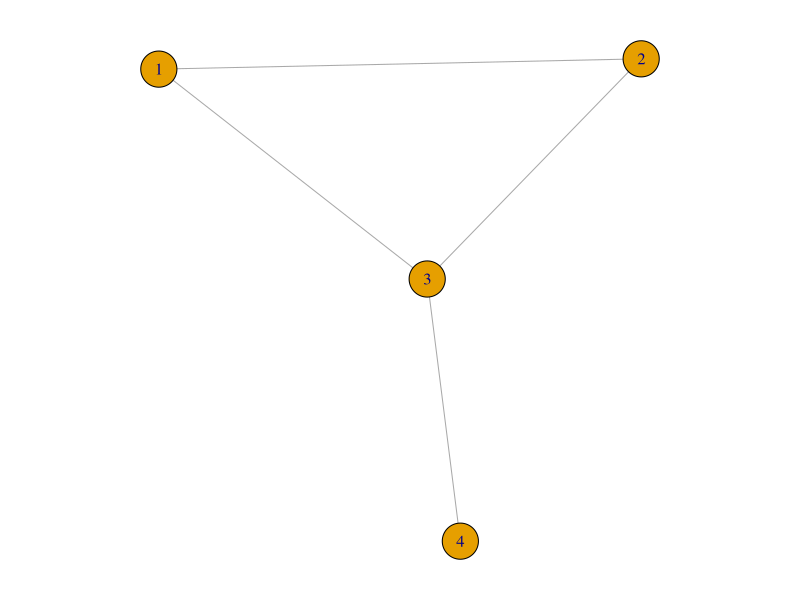
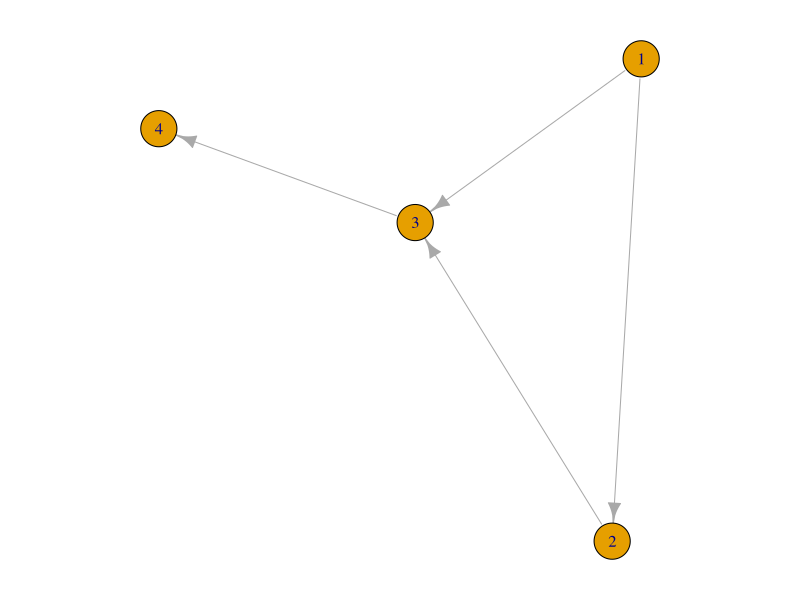
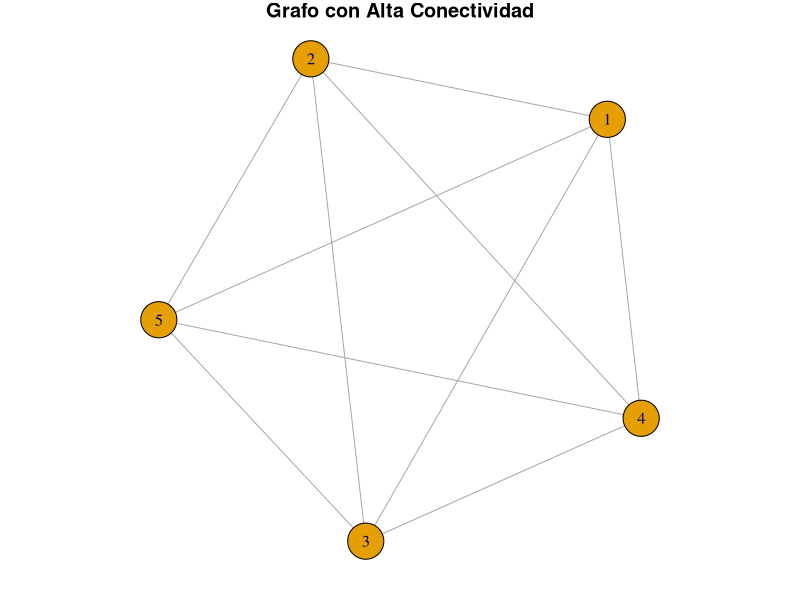
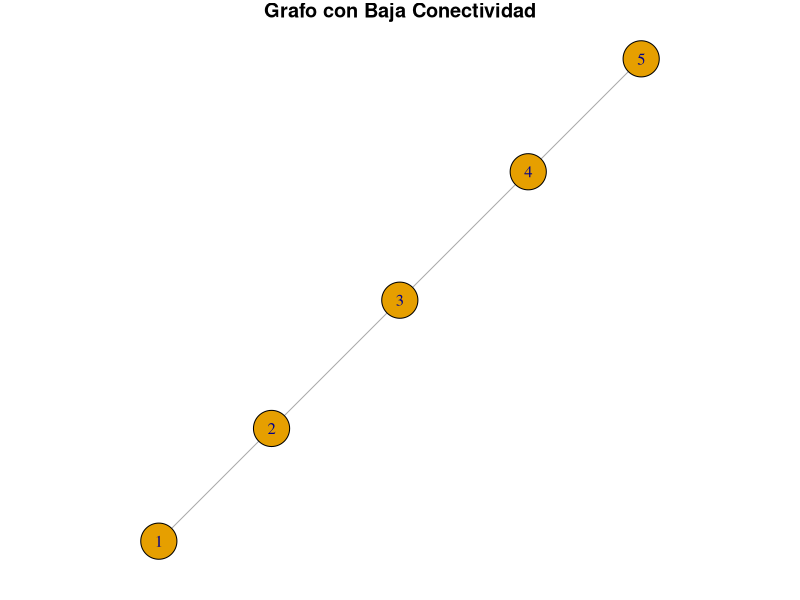
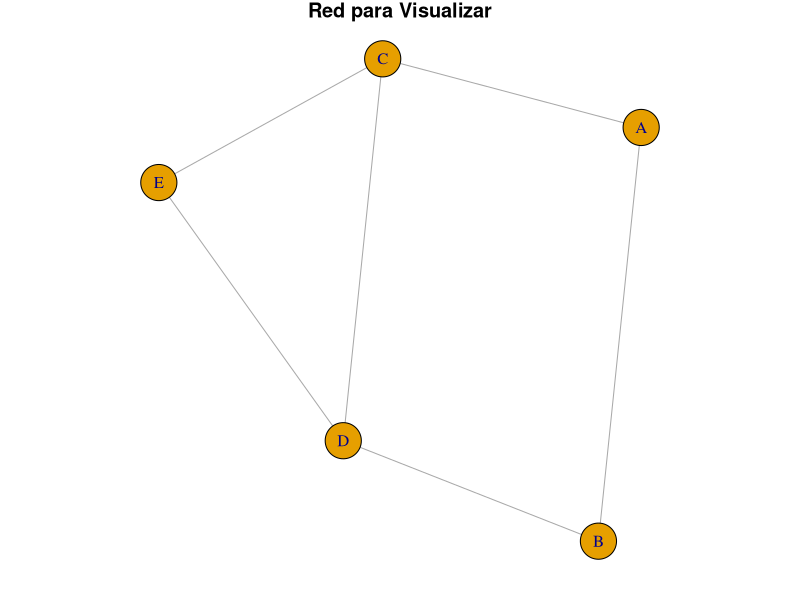

Here is the R script that generated these plots, in order: (Note: this script raises an error after producing the figures.)
## ---- chunk 1
# Instalación del paquete igraph
if (!requireNamespace("igraph", quietly = TRUE)) {
  install.packages("igraph")
}
library(igraph)
## ---- chunk 2
par(mar = c(1, 1, 1, 1))
g1 <- make_graph(edges = c(1, 2, 1, 3, 2, 3, 3, 4), n = 4, directed = FALSE)
plot(g1)
## ---- chunk 3
g2 <- make_graph(edges = c(1, 2, 1, 3, 2, 3, 3, 4), n = 4, directed = TRUE)
par(mar = c(1, 1, 1, 1))
plot(g2)
## ---- chunk 4
# Grafo completo de 5 nodos (alta conectividad)
g_high <- make_full_graph(5)
plot(g_high, main = "Grafo con Alta Conectividad")

# Verificamos la conectividad de nodos y aristas
cat("Conectividad de nodos (g_high):", vertex_connectivity(g_high), "\n")
cat("Conectividad de aristas (g_high):", edge_connectivity(g_high), "\n")
cat("¿Es conexo (g_high)?", is_connected(g_high), "\n")
## ---- chunk 5
# Grafo lineal de 5 nodos (baja conectividad)
g_low <- make_graph(edges = c(1, 2, 2, 3, 3, 4, 4, 5), n = 5, directed = FALSE)
plot(g_low, main = "Grafo con Baja Conectividad")

# Verificamos la conectividad de nodos y aristas
cat("Conectividad de nodos (g_low):", vertex_connectivity(g_low), "\n")
cat("Conectividad de aristas (g_low):", edge_connectivity(g_low), "\n")
cat("¿Es conexo (g_low)?", is_connected(g_low), "\n")
## ---- chunk 6
# Crear un grafo con 5 nodos y 6 aristas
g_vis_examples <- make_graph(c("A", "B", "A", "C", "B", "D", "C", "D", "C", "E", "D", "E"), directed = FALSE)

# Visualizar la red básica
plot(g_vis_examples, vertex.label = V(g_vis_examples)$name, main = "Red para Visualizar")
## ---- chunk 7
# Convertir el grafo en data.frame con formato "from-to"

# Convertir el grafo en una matriz de adyacencia
adjacency_matrix <- as.matrix(as_adjacency_matrix(g_vis_examples))

# Mostrar la matriz de adyacencia
adjacency_matrix

## ---- chunk 8
# Instala el paquete si aún no está instalado
if (!requireNamespace("Matrix", quietly = TRUE)) {
  install.packages("Matrix")
}
# Cargar el paquete Matrix
library(Matrix)

# Crear una matriz dispersa
# Definimos una matriz de 5x5 con solo algunos enlaces
adj_matrix <- Matrix(c(0, 1, 0, 0, 1,
                       1, 0, 1, 0, 0,
                       0, 1, 0, 1, 0,
                       0, 0, 1, 0, 1,
                       1, 0, 0, 1, 0), 
                     nrow = 5, ncol = 5, sparse = TRUE)

# Mostrar la matriz dispersa
print(adj_matrix)

# igraph ahora usa matrices sparse por definicion:
print(as_adjacency_matrix(g_vis_examples))
## ---- chunk 9
# Cargar el paquete Matrix
library(Matrix)

# Crear una matriz de adyacencia 20000x20000 en base R (estimada no. genes en genoma humano segun un articulo famoso)
# Han estimado 650000 interacciones entre estos genes
set.seed(42)
dense_matrix <- matrix(0, nrow = 20000, ncol = 20000)
positions <- sample(1:(1000*1000), size = 650000)  # Solo 650000 conexiones
dense_matrix[positions] <- 1

# Mostrar el tamaño en memoria de la matriz densa
dense_matrix_size <- object.size(dense_matrix)
print(paste("Tamaño de la matriz densa:", format(dense_matrix_size, units = "auto")))

# Convertir la matriz densa a una matriz dispersa
sparse_matrix <- as(dense_matrix, "sparseMatrix")

# Mostrar el tamaño en memoria de la matriz dispersa
sparse_matrix_size <- object.size(sparse_matrix)
print(paste("Tamaño de la matriz dispersa:", format(sparse_matrix_size, units = "auto")))

## ---- chunk 10
plot(g_vis_examples, vertex.color = c("red", "green", "blue", "orange", "purple"), vertex.label = V(g_vis_examples)$name, main = "Colores de Nodos Diferentes")
## ---- chunk 11
vertex_sizes <- degree(g_vis_examples) * 5
plot(g_vis_examples, vertex.size = vertex_sizes, vertex.label = V(g_vis_examples)$name, main = "Tamaño de Nodos Basado en Grado")
## ---- chunk 12
plot(g_vis_examples, edge.lty = "dotted", vertex.label = V(g_vis_examples)$name, main = "Aristas Dotted")
## ---- chunk 13
plot(g_vis_examples, edge.color = "purple", vertex.label = V(g_vis_examples)$name, main = "Colores de Aristas Diferentes")
## ---- chunk 14
plot(g_vis_examples, layout = layout_in_circle, vertex.label = V(g_vis_examples)$name, main = "Estructura Circular")

# No se ver muy bien - vamos a ver mejro
# Crear un grafo aleatorio con 20 nodos y un número específico de aristas
set.seed(1)
g_20 <- sample_gnp(20, p = 0.2)  # Generar una red aleatoria

# Visualizar la red en un layout circular
plot(g_20, layout = layout_in_circle, vertex.label = V(g_20)$name, 
     vertex.color = "lightblue", edge.color = "gray", main = "Red Circular con 20 Nodos")


## ---- chunk 15
plot(g_vis_examples, layout = layout_on_grid, vertex.label = V(g_vis_examples)$name, main = "Estructura de Grid")

plot(g_20, layout = layout_on_grid, vertex.label = V(g_20)$name, 
     vertex.color = "lightgreen", edge.color = "gray", main = "Red Grid con 20 Nodos")

## ---- chunk 16

# Calcular el grado para cada nodo
degree_values <- degree(g_20)
# Normalizar los valores del grado para que estén entre 0 y 1
degree_normalized <- (degree_values - min(degree_values)) / (max(degree_values) - min(degree_values))
# Asignar colores según el grado
# Usaremos un gradiente de colores de azul (bajo grado) a rojo (alto grado)
node_colors <- colorRampPalette(c("blue", "red"))(length(degree_normalized))[rank(degree_normalized)]
# Graficar el grafo
plot(g_20, vertex.color = node_colors, main = "Grafo con Nodos Coloreados por Grado")

## ---- chunk 17
set.seed(42) # Para reproducibilidad
plot(g_vis_examples, vertex.label = V(g_vis_examples)$name, vertex.size = 10, edge.curved = 0.2, main = "Curved edges")
## ---- chunk 18
set.seed(42) # Para reproducibilidad
plot(g_vis_examples, layout = layout_randomly, vertex.label = V(g_vis_examples)$name, main = "Colocación Aleatoria")
## ---- chunk 19
# Crear un grafo de isla
set.seed(42)
g <- sample_islands(3, 10, 5/10, 1)
plot(g, vertex.label=V(g)$name, main="Grafo de Isla")
## ---- chunk 20
# Grafo Erdős-Rényi
g_er <- sample_gnp(100, p = 0.05)
plot(g_er, vertex.size=5, main="Grafo Erdős-Rényi")
## ---- chunk 21
# Grafo Barabási-Albert
g_ba <- sample_pa(100)
plot(g_ba, vertex.size=5, main="Grafo Barabási-Albert")
## ---- chunk 22
# Personalización de redes en igraph

# Grafo de ejemplo
g <- sample_gnp(20, p = 0.1)

# Personalizar atributos de nodos
V(g)$color <- ifelse(degree(g) > 2, "red", "blue")  # Color por grado
V(g)$size <- degree(g) * 3  # Tamaño de nodo proporcional al grado
V(g)$label <- paste0("Node:", V(g))  # Etiquetas de nodos

# Personalizar atributos de aristas
E(g)$color <- "gray"  # Color de aristas
E(g)$width <- 2  # Ancho de aristas

# Graficar el grafo personalizado
plot(g, vertex.label=V(g)$label, edge.arrow.size=0.5, 
     main="Grafo Personalizado: Atributos de Nodos y Aristas")
## ---- chunk 23

# Crear una red aleatoria
set.seed(42)
g_clustering <- sample_gnp(n = 15, p = 0.15, directed = FALSE)

# Calcular el coeficiente de clustering por nodo
vertex_clustering <- transitivity(g_clustering, type = "local")
V(g_clustering)$color <- ifelse(vertex_clustering > 0, "red", "lightblue")

# Visualizar la red con coeficiente de clustering - si los vecinos estan conectadas, se visualiza en rojo!
set.seed(321)
plot(g_clustering, vertex.size = 5, vertex.label = NA, main = "Coeficiente de Clustering Local")
## ---- chunk 24
library(igraph)
set.seed(333)
# High Global Clustering Coefficient - Small-World Network
g_high_clustering <- sample_smallworld(dim = 1, size = 30, nei = 3, p = 0.05)
global_clustering_high <- transitivity(g_high_clustering, type = "global")
cat("Global Clustering Coefficient (High):", global_clustering_high, "\n")

# Low Global Clustering Coefficient - Random Network
g_low_clustering <- sample_gnp(30, p = 0.05, directed = FALSE)
global_clustering_low <- transitivity(g_low_clustering, type = "global")
cat("Global Clustering Coefficient (Low):", global_clustering_low, "\n")

# Plotting both networks
par(mfrow = c(1, 2))
plot(g_high_clustering, main = paste("High Clustering (Coeff:", round(global_clustering_high, 2), ")"),
     vertex.size = 8, vertex.label = NA, edge.color = "dodgerblue")
plot(g_low_clustering, main = paste("Low Clustering (Coeff:", round(global_clustering_low, 2), ")"),
     vertex.size = 8, vertex.label = NA, edge.color = "tomato")
par(mfrow = c(1, 1))

## ---- chunk 25
set.seed(123)
g <- sample_gnp(10, p = 0.5)

# Calculate betweenness centrality for all nodes
betweenness_centrality <- betweenness(g)

# Normalize the betweenness values for better visualization (optional)
betweenness_normalized <- (betweenness_centrality - min(betweenness_centrality)) / 
    (max(betweenness_centrality) - min(betweenness_centrality))

# Visualize the graph with nodes colored by betweenness centrality
plot(g, 
     vertex.size = 20, 
     vertex.color = heat.colors(100, rev=TRUE)[round(betweenness_normalized * 99) + 1], # Color nodes based on centrality # Optionally remove labels
     main = "Graph colored by Betweenness Centrality")
## ---- chunk 26
# Cargar la librería igraph
library(igraph)

# Crear una red de escala libre usando el modelo de Barabási-Albert
g_sf <- sample_pa(1000)

# Obtener la distribución de grado
degree_distribution <- degree(g_sf)

# Visualizar la distribución de grado
hist(degree_distribution, breaks=50, main="Distribución de Grado de una Red de Escala Libre", 
     xlab="Grado", ylab="Frecuencia")
